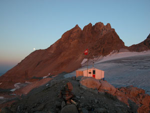
#> input picture MA2 - Computer Vision/exercise_session_3/images/mountain.png, 150 x 113 px
$ jupyter execute --allow-errors answers_session_3.ipynb   (shell and % lines are left out)
#> lines starting #> are read from the running program, lines starting #| are printed output that depends on the picture; after the words box and inside, x2 and y2 are one past the last pixel; in counts of white or black regions, pixels touching at a corner belong together
# Exercise Session 3: Edge Detection and Delineation

## Finding the documentation of a function without using google

#> (a cell that did not finish here is left out)

## Introduction

Recently Google Earth provided an option to visualize 3D reconstructions of the mountain
chains. An important feature to identify a mountain chain is its ridge (or edge) in the
image. Human vision is very good at detecting such structures but doing it automatically
using computer vision algorithms is not trivial. Here we will try to delineate the ridge of
a mountain as given in Fig. 1 using Dijkstra’s algorithm. Use 'mountain.png' inside folder images as input.

<figure>


    <figcaption>Figure 1: (a) Input image. Start and end positions of the ridge are displayed on
the image. Pixel values for these positions are provided in the code. (b) Detected
ridge. Ridge is detected between the start and end points using Dijkstra’s algorithm
and overlayed on the image.</figcaption>
</figure>

[cell 2]

import numpy as np
import matplotlib.pyplot as plt
import cv2

plt.rcParams['figure.figsize'] = (15, 15)
plt.rcParams['image.cmap'] = 'gray'

## Computing gradients

We will first detect the edges in the image by simply computing the gradient image.
This will then be used in the next exercise session for ridge delineation.
* First read 'mountain.png' image and convert it to grayscale.
* Smooth the images using a Gaussian
filter of size $7 \times 7$. Choose suitable $\sigma$. What is the trade-off of using bigger $\sigma$?
* Compute the gradients in x- and y-directions using Sobel mask.
* Compute a gradient-magnitude image.
* Threshold gradient image to find the most pronounced edges. Output should look like the figure below. To obtain the below image, you need to replace the pronounced edge pixels with their magnitude in the thresholded image. The colormap used for visualization is 'jet' (```plt.imshow(grad_pronounced,cmap='jet')```)

[cell 3]
# Read the image
img = cv2.imread('images/mountain.png',0)
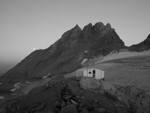
#> img: shape (113, 150); min 1, max 224, mean 98.9

# Filter the image
filtered_image = cv2.GaussianBlur(img, ksize=(7,7), sigmaX=1)
filtered_image = np.float32(filtered_image)

# Compute gradients in x and y directions using the Sobel mask
grad_x = cv2.Sobel(filtered_image,ddepth=-1,dx=1,dy=0,ksize=3)
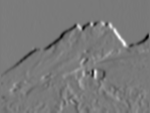
#> grad_x: shape (113, 150) float32; min -292, max 317, mean -1; drawn with min black and max white
grad_y = cv2.Sobel(filtered_image,ddepth=-1,dx=0,dy=1,ksize=3)
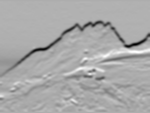
#> grad_y: shape (113, 150) float32; min -365, max 172, mean -8.5; drawn with min black and max white

# Compute gradient magnitudes
grad_mag = np.sqrt(np.power(grad_x,2)+np.power(grad_y,2))
plt.figure(1)
plt.imshow(grad_mag,cmap='jet')

th_grad = grad_mag>155
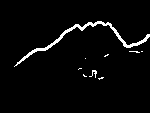
#> th_grad: shape (113, 150) bool; 3.3% white in thin lines or dots, all inside (x1, y1, x2, y2) = (14, 21, 150, 80)
th_grad_img = th_grad*grad_mag
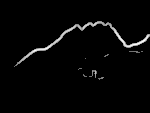
#> th_grad_img: shape (113, 150) float32; min 0, max 368.8, mean 8.1; drawn with min black and max white
plt.figure(2)
plt.imshow(th_grad_img,cmap='jet')

$\textbf{Note}$: In order to access documentation of a function, type ```function_name??``` e.g.

## Delineating ridges

Given the thresholded gradient image computed in the previous exercise, we will now
delineate the ridge of a mountain using Dijkstra’s shortest path algorithm. Roughly
speaking, starting from an initial node, this algorithm looks around the neighboring
pixels and chooses the pixel with the shortest distance to the current pixel as the next
element of the path. Particularly, in this example, we will find the shortest paths from a
starting pixel to all the other pixels in the image. </br>
The distance of a pixel to a neighboring one can be defined by a cost value for the edge
connecting these two pixels. For this particular problem, we will define the cost of the
edge to pixel (i, j) from any of its 4-neighbors as C ≠ thresholded_grad(i, j),
where C is a constant and thresholded_grad(i,j) is the value of the thresholded
gradient image at pixel (i, j). With such definition of cost, the algorithm will assign
low cost values to high gradient regions, which are typically the regions in the image
that belong to the ridges of the mountain, and therefore will choose pixels belonging
to mountain ridges as the next element in the shortest path. In the end, this would
effectively delineate the ridge of the mountain.
In particular, the steps of the algorithm can be summarized as follows:
1. Assign to every pixel a distance value: zero for the initial pixel and infinity for all
other pixels.
2. Set the initial pixel as current and mark it visited. All the other pixels are initially
unvisited. Create a set of all the visited pixels called the visited set (e.g., a binary
matrix of 1’s for visited pixels and 0’s for unvisited pixels).
3. For the current pixel, consider all of its unvisited neighbors and calculate their
distances. Use the edge cost defined above to measure the distance between a
pixel and its neighboring one. Compare the newly calculated tentative distance to
the current assigned value and assign the smaller one. For example, if the current
pixel is marked with a distance of 15, and the edge connecting it with a neighbor has value 2, then the distance between them will be 15 + 2 = 17. If the neighbor
was previously marked with a distance greater than 17 then change it to 17 and
update the previous pixel position. Otherwise, keep the current value.
4. When we are done considering all of the neighbors of the current pixel, mark the
current node as visited. A visited pixel will never be checked again.
5. Select the unvisited pixel that is marked with the smallest distance, set it as the
new "current pixel", and go back to step 3.
The algorithm will terminate when all the pixels in the image are visited.

### Computing the shortest path

* Fill in the function
dijkstra to implement the above algorithm. The input to the function should be
respectively, the thresholded gradient image, the constant C, and starting position of
the ridge. The algorithm should return a distance matrix that encodes the shortest
path from the starting point to each pixel in the image and a matrix that stores for
each pixel the position of the previous pixel that lies on the shortest path to the
starting point.

[cell 4]
# Implementation version 1 of dijkstra

[cell 5]
def dijkstra(thresholded_grad, C, ridge_start_row, ridge_start_col):
    num_rows = thresholded_grad.shape[0]
    num_cols = thresholded_grad.shape[1]
    edge_cost = C - thresholded_grad
    distance_matrix = np.full((num_rows, num_cols), np.inf)
    distance_matrix[ridge_start_row, ridge_start_col] = 0
    visited_pixels = np.zeros((num_rows, num_cols))
    previous_pixel = np.zeros((num_rows, num_cols, 2))

    while(np.any(visited_pixels == 0)):
        #Find the pixel that is not visited yet and that contains minimum distance_matrix value
        active_distance = distance_matrix.copy()
        active_distance[visited_pixels == 1] = np.inf
        cur_dist = np.min(active_distance)
        cur_pos = np.argmin(active_distance, axis=None)
        cur_row, cur_col = np.unravel_index(cur_pos, active_distance.shape)

        visited_pixels[cur_row, cur_col] = 1
        #Now update the distance_matrix and previous_pixel for all neighbours (i, j) of current pixel based on the condition:
        #distance_matrix(i, j) > distance_matrix(cur_row, cur_pos) + edge_cost(i, j)
        #You should have here 4 similar statements for pixel above, below, to the left and to the right of (cur_row, cur_col).
        #Remember to check if you are getting outside of the array bounds

        if(cur_row > 0 and (visited_pixels[cur_row-1, cur_col] == 0) and (distance_matrix[cur_row-1, cur_col] > cur_dist + edge_cost[cur_row-1, cur_col])):
            previous_pixel[cur_row-1, cur_col, 0] = cur_row
            previous_pixel[cur_row-1, cur_col, 1] = cur_col
            distance_matrix[cur_row-1, cur_col] = cur_dist + edge_cost[cur_row-1, cur_col]
        if((cur_row < num_rows-1) and (visited_pixels[cur_row+1, cur_col] == 0) and (distance_matrix[cur_row+1, cur_col] > cur_dist + edge_cost[cur_row+1, cur_col])):
            previous_pixel[cur_row+1, cur_col, 0] = cur_row
            previous_pixel[cur_row+1, cur_col, 1] = cur_col
            distance_matrix[cur_row+1, cur_col] = cur_dist + edge_cost[cur_row+1, cur_col]
        if(cur_col > 0 and (visited_pixels[cur_row, cur_col-1] == 0) and (distance_matrix[cur_row, cur_col-1] > cur_dist + edge_cost[cur_row, cur_col-1])):
            previous_pixel[cur_row, cur_col-1, 0] = cur_row
            previous_pixel[cur_row, cur_col-1, 1] = cur_col
            distance_matrix[cur_row, cur_col-1] = cur_dist + edge_cost[cur_row, cur_col-1]
        if((cur_col < num_cols-1) and (visited_pixels[cur_row, cur_col+1] == 0) and (distance_matrix[cur_row, cur_col+1] > cur_dist + edge_cost[cur_row, cur_col+1])):
            previous_pixel[cur_row, cur_col+1, 0] = cur_row
            previous_pixel[cur_row, cur_col+1, 1] = cur_col
            distance_matrix[cur_row, cur_col+1] = cur_dist + edge_cost[cur_row, cur_col+1]

    return distance_matrix, previous_pixel

[cell 6]
# Implementation version 2 dijkstra (concise version)

[cell 7]
def dijkstra2(thresholded_grad, C, ridge_start_row, ridge_start_col):
    H, W = thresholded_grad.shape
    distance_matrix = np.full((H, W), np.inf)
    edge_cost = C - thresholded_grad
    previous_pixel = np.zeros((H, W), dtype=(int, 2))
    visited_set = np.full((H, W), False)
    distance_matrix[ridge_start_row, ridge_start_col] = 0

    while not visited_set.all():
        #Find the pixel that is not visited yet and that contains minimum distance_matrix value
        non_visited_indices = (~visited_set).nonzero()
        smallest_index = np.argmin(distance_matrix[non_visited_indices])
        i, j = non_visited_indices[0][smallest_index], non_visited_indices[1][smallest_index]

        #Now update the distance_matrix and previous_pixel for all neighbours (i', j') of current pixel based on the condition:
        #distance_matrix(i, j) > distance_matrix(i, j) + edge_cost(i', j')
        #You should have here 4 similar statements for pixel above, below, to the left and to the right of (i, j).
        #Remember to check if you are getting outside of the array bounds
        for dy, dx in [(-1, 0), (0, 1), (1, 0), (0, -1)]:
            if 0 <= i+dy < H and 0 <= j+dx < W:
                if not visited_set[i+dy, j+dx] and distance_matrix[i+dy, j+dx] > distance_matrix[i, j] + edge_cost[i+dy, j+dx]:
                    distance_matrix[i+dy, j+dx] = distance_matrix[i, j] + edge_cost[i+dy, j+dx]
                    previous_pixel[i+dy, j+dx] = [i, j]

        visited_set[i, j] = True

    return distance_matrix, previous_pixel

* Run Dijkstra’s shortest path algorithm on the thresholded gradient image that you computed in the previous question and visualize the distance matrix.

[cell 8]
ridge_start_row = 67;
ridge_start_col = 15;
C = np.max(th_grad_img)
#> C = 368.8

[cell 9]
dist_matrix, prev_pxl = dijkstra2(th_grad_img, C, ridge_start_row, ridge_start_col)
#> in dijkstra2, `edge_cost = C - thresholded_grad`:
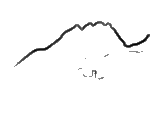
#> edge_cost: shape (113, 150) float32; min 0, max 368.8, mean 360.6; drawn with min black and max white
#> after the loop in dijkstra2, `while not visited_set.all():`:
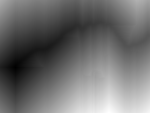
#> distance_matrix: shape (113, 150) float64; min 0, max 44656.4, mean 19335.5; drawn with min black and max white
#> after the loop in dijkstra2, `while not visited_set.all():`: visited_set: shape (113, 150) bool; every value is 1
fig, ax = plt.subplots()
img1 = ax.imshow(dist_matrix, cmap='jet')
fig.colorbar(img1, ax=ax)
ax.set_aspect('auto')
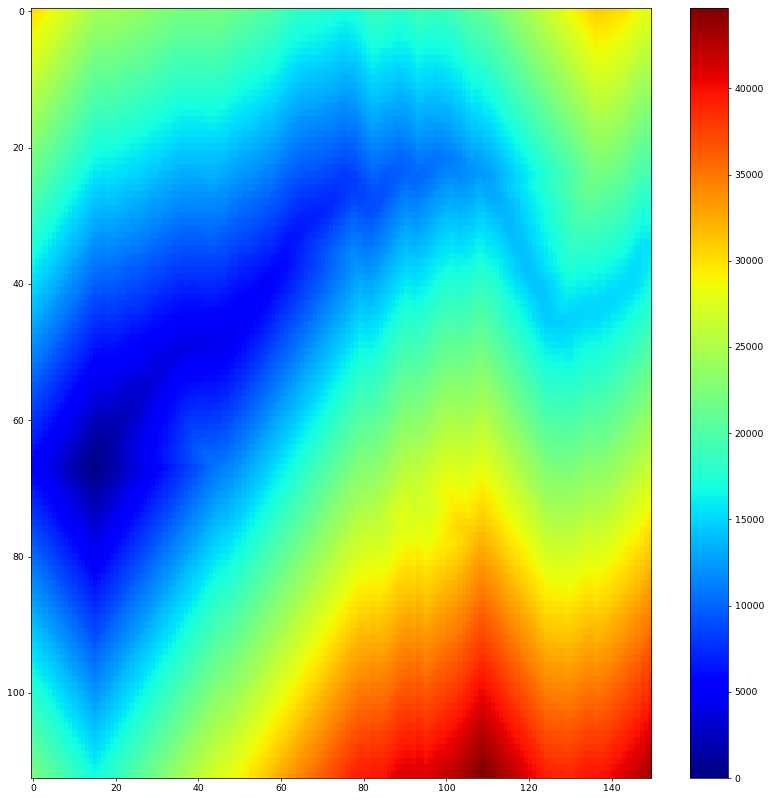
#> figure drawn by matplotlib, 2 panels

### Ridge Delineation

* Now use the matrix that stores previous pixel positions in the shortest paths to the starting point to reconstruct the path form the end point back to the starting point.

[cell 10]
def findRidge(ridge_start_row,ridge_start_col, ridge_end_row, ridge_end_col,parents):
    ridge = []
    current = [ridge_end_row,ridge_end_col]
    ridge.append(current)

    while((current[0] != ridge_start_row) and (current[1] != ridge_start_col)):
        current = [parents[current[0],current[1],0],parents[current[0],current[1],1]]
        ridge.append(current)

    return ridge

[cell 11]
ridge_end_row = 35
ridge_end_col = 149
extracted_ridge=findRidge(ridge_start_row,ridge_start_col,ridge_end_row,ridge_end_col,prev_pxl.astype("int"))
#> the loop in findRidge, `while((current[0] != ridge_start_row) and (current[1] != ridge_start_c..` made 214 passes
#> current on passes 1 to 3: [35, 148], [35, 147], [36, 147]
#> after the loop in findRidge, `while((current[0] != ridge_start_row) and (current[1] != ridge_start_c..`: current = [65, 15]; ridge = 215 pairs, first value 22 to 65, second value 15 to 149
#> extracted_ridge has the same summary as ridge in findRidge

* Visualize the recovered path by overlaying it on the image

[cell 12]
plt.imshow(img)
plt.scatter([i[1] for i in extracted_ridge], [i[0] for i in extracted_ridge])

### Evaluating the edge cost

* Try different values of $C$ in Dijkstra algorithm. Visualize the distance matrix and the detected ridge for given $C$ values. How does the distance and the final detected ridge change? Do you understand why?

[cell 13]
constants = [np.max(th_grad_img), 1.5*np.max(th_grad_img), 2*np.max(th_grad_img)]
#> constants = [368.8, 553.1, 737.5]
for C in constants:
    dist_matrix, prev_pxl = dijkstra(th_grad_img, C, ridge_start_row, ridge_start_col)
    extracted_ridge=findRidge(ridge_start_row,ridge_start_col,ridge_end_row,ridge_end_col,prev_pxl.astype("int"))
    plt.figure()
    plt.imshow(img)
    plt.scatter([i[1] for i in extracted_ridge], [i[0] for i in extracted_ridge])
    plt.title("C = " + str(C))
#> this loop made 3 passes
#> C on passes 1 to 3: 368.8, 553.1, 737.5
#> pass 2, `dist_matrix, prev_pxl = dijkstra(th_grad_img, C, ridge_start_row, ridg..`:
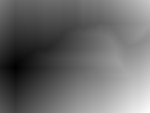
#> dist_matrix: shape (113, 150) float64; min 0, max 93859.9, mean 39150.6; drawn with min black and max white
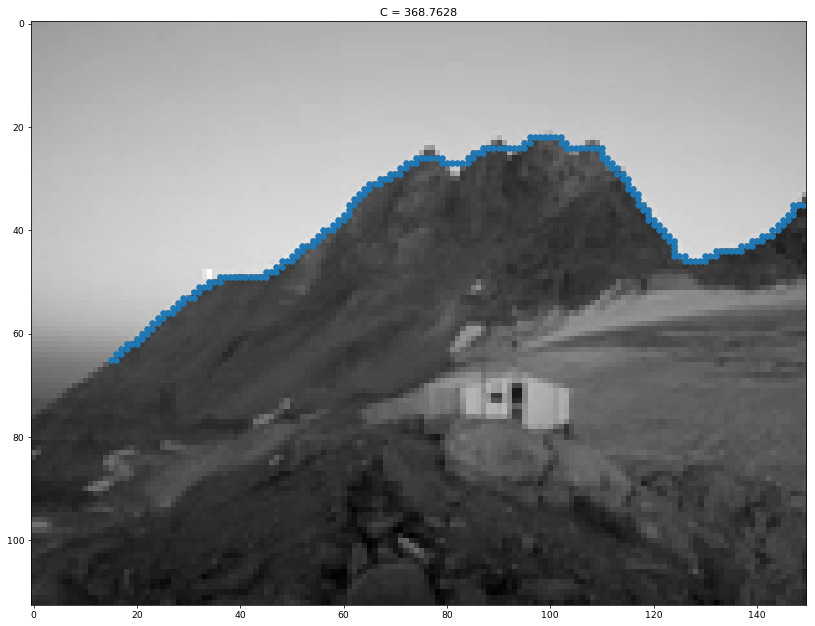
#> figure drawn by matplotlib, 1 panel
